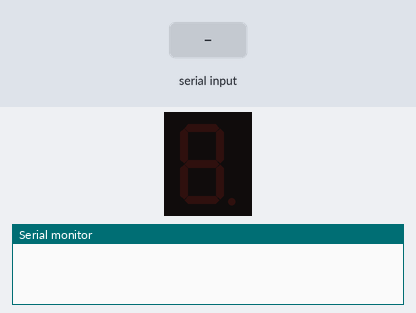
Recording of a sketch running on a simulated Arduino Uno, built with avr-gcc and run on an emulated ATmega328P. Parts: 1-digit seven-segment display, the last lines printed to the serial monitor. Wiring (inferred from the names in the program): 1-digit 7-segment display, segments lit when HIGH: segments pin 2, pin 3, pin 4, pin 5, pin 6, pin 7, pin 8. The inputs (shaded band) are chosen by the test bench. The segment pins are drawn as the display they are named for.

Above: at 1.2 s.
1.3 s: "90,45\n" received over Serial
At 2.5 s:
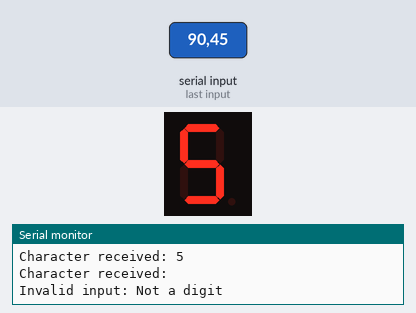
2.8 s: "30,150\n" received over Serial
At 3.2 s:
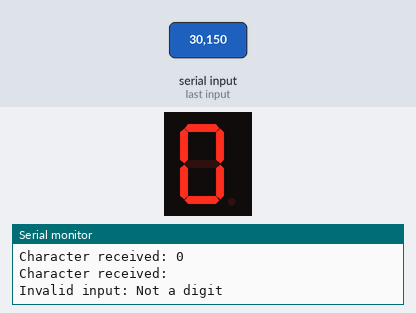
4.3 s: "200\n" received over Serial
5.8 s: "5\n" received over Serial
At 6.6 s:
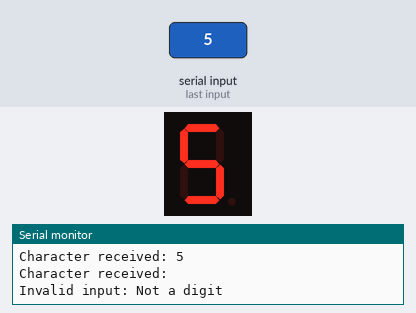
7.3 s: "90\n" received over Serial
At 7.8 s:
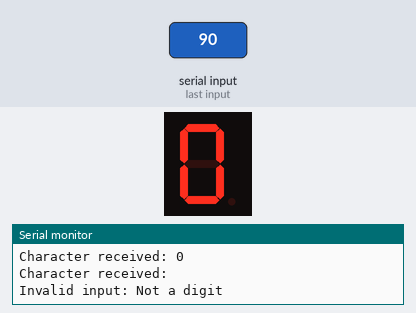
Timing chart, 0 to 9.8 s (numbered marks = the images above; inputs shaded):
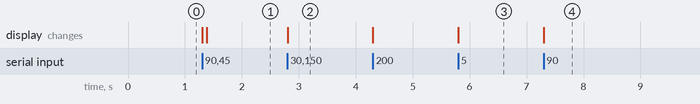

Measured:
- after the input at 1.3 s, the display: first changes at once (image 1 shows a later state)
- after the input at 2.8 s, the display: first changes at once (image 2 shows a later state)
- after the input at 5.8 s, the display: changes at once (image 3)
- after the input at 7.3 s, the display: first changes at once (image 4 shows a later state)

The sketch:

sketch_oct26a.ino.ino
```cpp
const int segmentPins[] = {2, 3, 4, 5, 6, 7, 8};

// Define which segments light up for each digit
const bool digits[10][7] = {
    {true, true, true, true, true, true, false},   // 0
    {false, true, true, false, false, false, false}, // 1
    {true, true, false, true, true, false, true},  // 2
    {true, true, true, true, false, false, true},  // 3
    {false, true, true, false, false, true, true}, // 4
    {true, false, true, true, false, true, true},  // 5
    {true, false, true, true, true, true, true},   // 6
    {true, true, true, false, false, false, false}, // 7
    {true, true, true, true, true, true, true},    // 8
    {true, true, true, true, false, true, true}    // 9
};

void setup() {
    Serial.begin(9600);
    // Set each segment pin as an output
    for (int i = 0; i < 7; i++) {
        pinMode(segmentPins[i], OUTPUT);
    }
}

void displayDigit(int digit) {
    for (int i = 0; i < 7; i++) {
        digitalWrite(segmentPins[i], digits[digit][i] ? HIGH : LOW);
    }
}

void loop() {
    if (Serial.available() > 0) { // Check if data is available to read
        char character = Serial.read(); // Read the character
        Serial.print("Character received: ");
        Serial.println(character);

        // Check if the character is a digit (0-9)
        if (character >= '0' && character <= '9') {
            int digit = character - '0'; // Convert char to int
            displayDigit(digit); // Display the corresponding digit
        } else {
            Serial.println("Invalid input: Not a digit");
        }
    }
}
```
